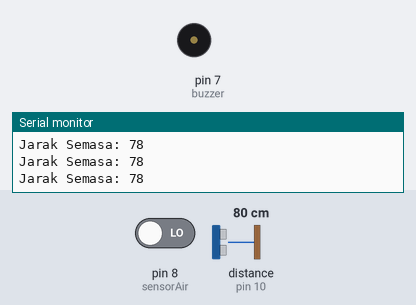
This sketch was run on a simulated Arduino Uno, built with avr-gcc and run on an emulated ATmega328P. Parts: buzzer (waves = sounding, pin HIGH), the last lines printed to the serial monitor. Wiring (inferred from the names in the program): ultrasonic range finder: trigger pin 9; echo pin 10. The test bench sets the inputs (shaded band); at power-on: distance to the obstacle (sensor on pin 10) 80 cm, pin 8 (sensorAir) LOW. The echo pulse lasts 58.3 µs per cm; pins used as bus, display or sensor lines are not drawn.

Above: at 1.2 s.
1.3 s: distance to the obstacle (sensor on pin 10) set to 24 cm
4.3 s: distance to the obstacle (sensor on pin 10) set to 20 cm
At 5.5 s:
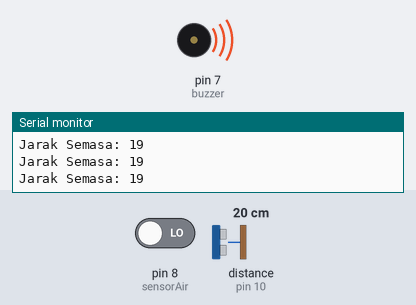
5.8 s: distance to the obstacle (sensor on pin 10) set to 35 cm
At 6.6 s:
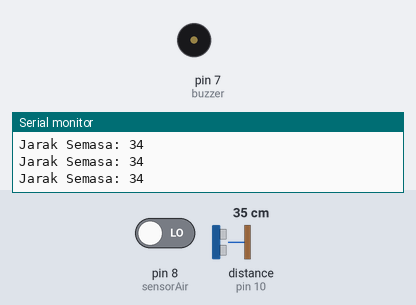
7.3 s: distance to the obstacle (sensor on pin 10) set to 18 cm
At 7.7 s:
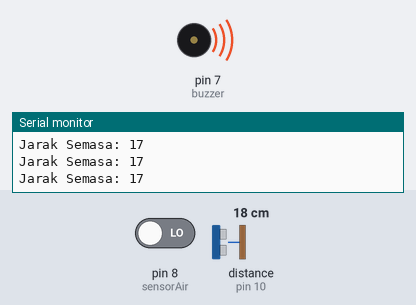
Timing chart, 0 to 9.8 s (numbered marks = the images above; inputs shaded):
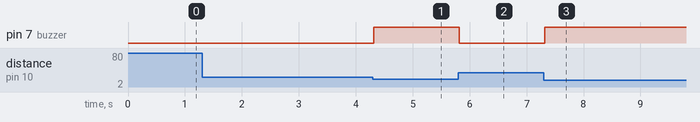

The sketch:

TongkatElektronik.ino
```cpp
/*
  Ditulis semula oleh KamarulUkail 2024 | TERMZL0ckd0wn
  Sumber Projek : 1. https://termz.eu.org/projects/TE-BM (BM)
                  2. https://termz.eu.org/projects/TE-EN (EN)
                  2. https://github.com/TERMZL0ckd0wn/Tongkat-Elektronik (BM/EN)
*/

// Menyatakan berberapa pemboleh ubah untuk pin yang digunakan
const int trigPin = 9;
const int echoPin = 10;
const int buzzer = 7;
const int sensorAir = 8;

// Menyatakan berberapa pemboleh ubah yang boleh dimanipulasikan
long jangkaMasa;
int jarak;
int jarakSelamat;


void setup() { // Kawasan hanya berjalan sekali sahaja

  // Nyatakan trigPin & buzzer adalah komponen output
  pinMode(trigPin, OUTPUT);
  pinMode(buzzer, OUTPUT);
  // Nyatakan echoPin & sensorAir adalah komponen input
  pinMode(echoPin, INPUT);
  pinMode(sensorAir, INPUT);

  // Sambungan bersiri/serial untuk memeriksa jarak
  Serial.begin(9600); // Info:https://ms.wikipedia.org/wiki/Komunikasi_bersiri

}

void loop() { // Kawasan berulang tanpa henti

  // Kosongkan trigPin
  digitalWrite(trigPin, LOW);
  delayMicroseconds(1); // 1000 mikrosaat = 1 saat

  // Nyatakan trigPin sebagai HIGH untuk jangka masa 10 mikrosaat
  digitalWrite(trigPin, HIGH);
  delayMicroseconds(10);
  digitalWrite(trigPin, LOW);


  // Baca echoPin lalu terima jangka masa gelombang ultrasonic dalam mikrosaat
  jangkaMasa = pulseIn(echoPin, HIGH);

  // Kira jarak menggunakan gelombang yang diterima
  jarak = jangkaMasa * 0.034/2; // jangkaMasa * kelajuanBunyi / 2

  // Pindahkan nilai pemboleh ubah jarak ke pemboleh ubah jarakSelamat
  jarakSelamat = jarak;


  // Jika jarak melebihi 20cm atau sensorAir aktif ...
  if (jarakSelamat <= 20 || digitalRead(sensorAir) == HIGH) {
    digitalWrite(buzzer, HIGH); // Buzzer akan menyaring'
  } else { // Selain itu ...
    digitalWrite(buzzer, LOW); // Buzzer akan senyap
  }


  // Tuliskan jarak kepada "Serial Monitor" di atas kanan IDE ini
  Serial.print("Jarak Semasa: ");
  Serial.println(jarak);

  // Tamat

}
```

Measured:
- the behaviour switches between 22 and 21 cm on distance to the obstacle (sensor on pin 10) (found by bisection; images 0 and 1)
- after the input at 4.3 s, pin 7 (buzzer): LOW → HIGH at once
- after the input at 5.8 s, pin 7 (buzzer): HIGH → LOW at once
- after the input at 7.3 s, pin 7 (buzzer): LOW → HIGH at once
